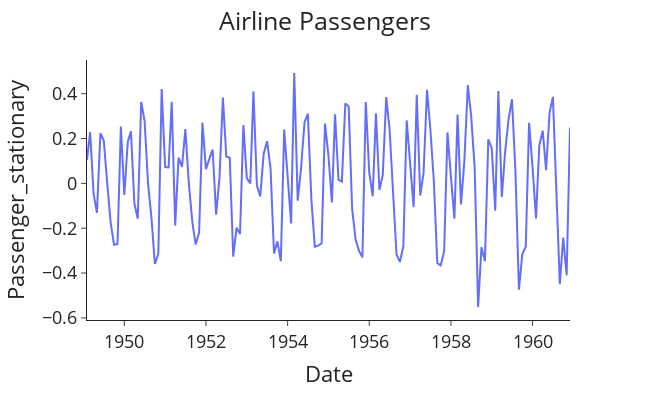

Source (notebook cell):
### Code cell
# Import packages
from scipy.stats import boxcox

# Make the target stationary
data['Passengers_boxcox'], lam = boxcox(data['#Passengers'])
data["Passenger_stationary"] = data["Passengers_boxcox"].diff()
data.dropna(inplace=True)

# Plot the stationary airline passenger data
plot_passenger_volumes(df=data, y='Passenger_stationary')

### Figure 1 — Plotly figure (JSON) as saved in the notebook; plotly's stock layout.template omitted (floating-point values rounded to 4 significant figures; data arrays with more than 128 entries replaced by an {"elided": "..."} marker saying what was removed)
{"data": [{"hovertemplate": "Date=%{x}<br>Passenger_stationary=%{y}<extra></extra>", "legendgroup": "", "line": {"color": "#636efa", "dash": "solid"}, "marker": {"symbol": "circle"}, "mode": "lines", "name": "", "orientation": "v", "showlegend": false, "type": "scatter", "x": {"elided": "143 str values"}, "xaxis": "x", "y": {"elided": "143 float values"}, "yaxis": "y"}], "layout": {"font": {"size": 18}, "height": 400, "legend": {"tracegroupgap": 0}, "margin": {"t": 60}, "title": {"text": "Airline Passengers", "x": 0.5}, "width": 650, "xaxis": {"anchor": "y", "domain": [0, 1], "title": {"text": "Date"}}, "yaxis": {"anchor": "x", "domain": [0, 1], "title": {"text": "Passenger_stationary"}}}}
